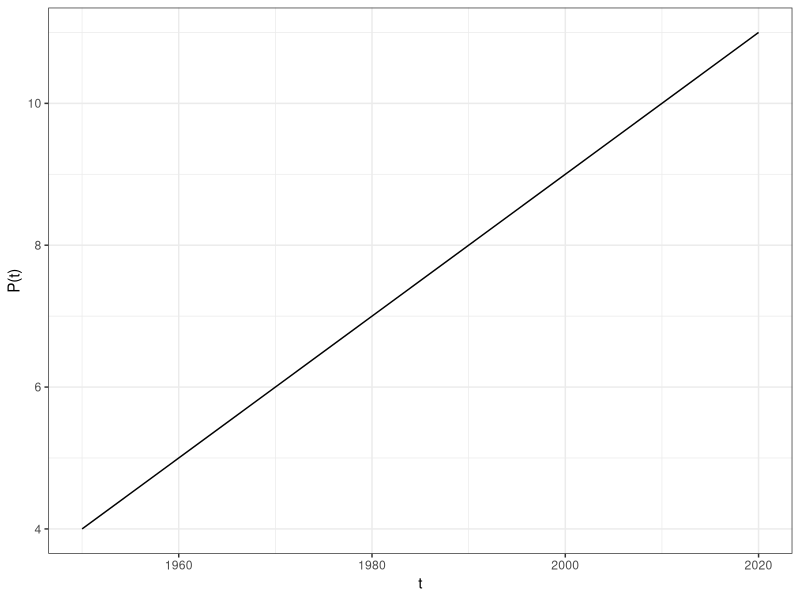
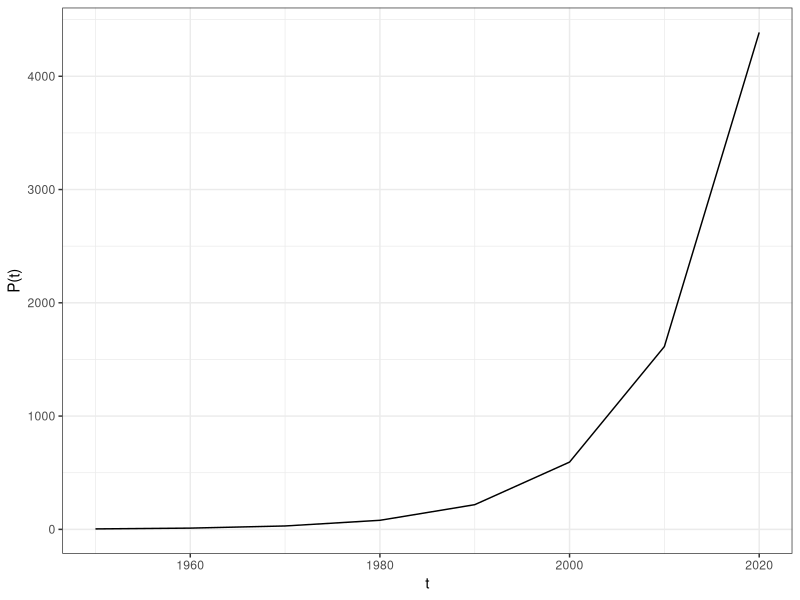
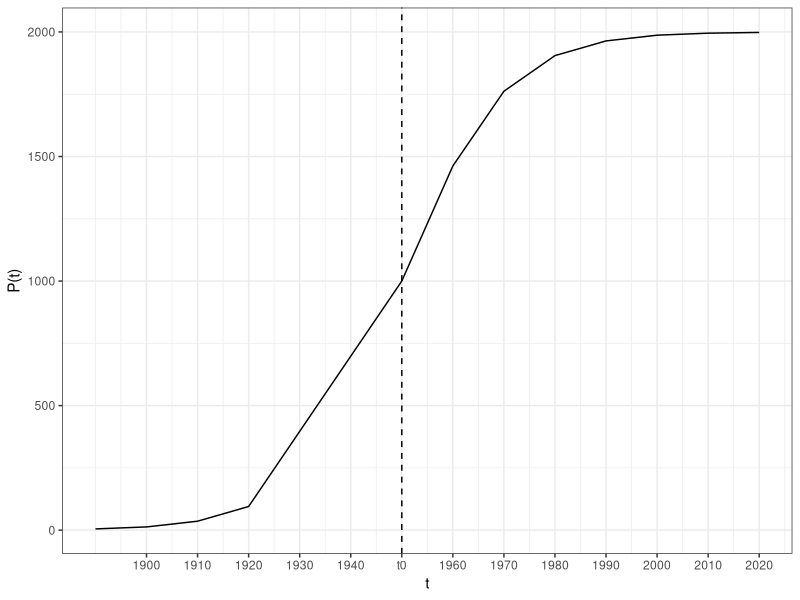

Write R code to recreate these figures, in order.
## ---- chunk 1
library(tidyverse)
library(ggplot2)
t <- data.frame(t= c(1950,1960,1970,1980,1990,2000,2010,2020))
p0 <- 4
t0 <- 1950

linear_g <- function(t,r){
  a <- p0
  result <- a+r*(t-1950)
  return(result)
}

t_linear <- t |> 
  mutate(P = round(linear_g(t=t, r=.1),0))

p_linear <- ggplot(data = t_linear, 
       aes(x=t, y=P))+
  geom_line()+
  theme_bw()+
  labs(x = "t",
       y = "P(t)")

p_linear
## ---- chunk 2

exponential_g <- function(t,r){
  result <- p0*exp(r*(t-t0))
  return(result)
}

t_exponential <- t |> 
  mutate(P=round(exponential_g(t=t, r=.1),0))

p_exponential <- ggplot(data = t_exponential, 
       aes(x=t, y=P))+
  geom_line()+
  theme_bw()+
  labs(x = "t",
       y = "P(t)")

p_exponential
## ---- chunk 3
logistic_g <- function(t,r,a=2000){
  numerator <- a
  denominator <- 1+exp((-r)*(t-t0))
  pt <- numerator/denominator
  return(pt)
}
t_prev <- data.frame(t=c(1890,1900,1910,1920))
t <- bind_rows(t_prev,t)

t_logistic <- t |> 
  mutate(P=round(logistic_g(t=t, r=.1),0))

p_logistic <- ggplot(data = t_logistic, 
       aes(x=t, y=P))+
  geom_line()+
  geom_vline(xintercept=t0, linetype = "dashed")+
  theme_bw()+
  labs(x = "t",
       y = "P(t)")+
  scale_x_continuous(breaks=c(seq(1900, 2020, 10)),
                     labels=c(seq(1900, 1940, 10), '1950'=paste0('t0'), seq(1960, 2020, 10)))

p_logistic
